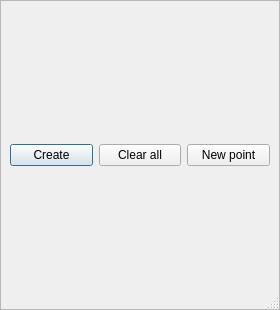
<?xml version="1.0" encoding="UTF-8"?>
<ui version="4.0">
 <class>AddHillForm</class>
 <widget class="QDialog" name="AddHillForm">
  <property name="geometry">
   <rect>
    <x>0</x>
    <y>0</y>
    <width>280</width>
    <height>310</height>
   </rect>
  </property>
  <property name="sizePolicy">
   <sizepolicy hsizetype="Minimum" vsizetype="Minimum">
    <horstretch>0</horstretch>
    <verstretch>0</verstretch>
   </sizepolicy>
  </property>
  <property name="minimumSize">
   <size>
    <width>280</width>
    <height>310</height>
   </size>
  </property>
  <property name="maximumSize">
   <size>
    <width>280</width>
    <height>310</height>
   </size>
  </property>
  <property name="windowTitle">
   <string>Add Hill Form</string>
  </property>
  <property name="windowIcon">
   <iconset>
    <normaloff>../images/high_hills.png</normaloff>../images/high_hills.png</iconset>
  </property>
  <property name="sizeGripEnabled">
   <bool>true</bool>
  </property>
  <property name="modal">
   <bool>true</bool>
  </property>
  <widget class="QScrollArea" name="scrollArea">
   <property name="geometry">
    <rect>
     <x>0</x>
     <y>0</y>
     <width>280</width>
     <height>310</height>
    </rect>
   </property>
   <property name="sizePolicy">
    <sizepolicy hsizetype="Fixed" vsizetype="Fixed">
     <horstretch>0</horstretch>
     <verstretch>0</verstretch>
    </sizepolicy>
   </property>
   <property name="widgetResizable">
    <bool>true</bool>
   </property>
   <widget class="QWidget" name="gridLayoutWidget">
    <property name="geometry">
     <rect>
      <x>0</x>
      <y>0</y>
      <width>278</width>
      <height>308</height>
     </rect>
    </property>
    <property name="sizePolicy">
     <sizepolicy hsizetype="Preferred" vsizetype="Preferred">
      <horstretch>0</horstretch>
      <verstretch>0</verstretch>
     </sizepolicy>
    </property>
    <layout class="QGridLayout" name="gridLayout">
     <item row="0" column="0">
      <layout class="QHBoxLayout" name="buttonsLayout">
       <item>
        <widget class="QPushButton" name="createPushButton">
         <property name="font">
          <font>
           <family>Segoe UI</family>
          </font>
         </property>
         <property name="text">
          <string>Create</string>
         </property>
        </widget>
       </item>
       <item>
        <widget class="QPushButton" name="clearPushButton">
         <property name="font">
          <font>
           <family>Segoe UI</family>
          </font>
         </property>
         <property name="text">
          <string>Clear all</string>
         </property>
        </widget>
       </item>
       <item>
        <widget class="QPushButton" name="newPushButton">
         <property name="text">
          <string>New point</string>
         </property>
        </widget>
       </item>
      </layout>
     </item>
    </layout>
   </widget>
  </widget>
 </widget>
 <resources/>
 <connections/>
</ui>
